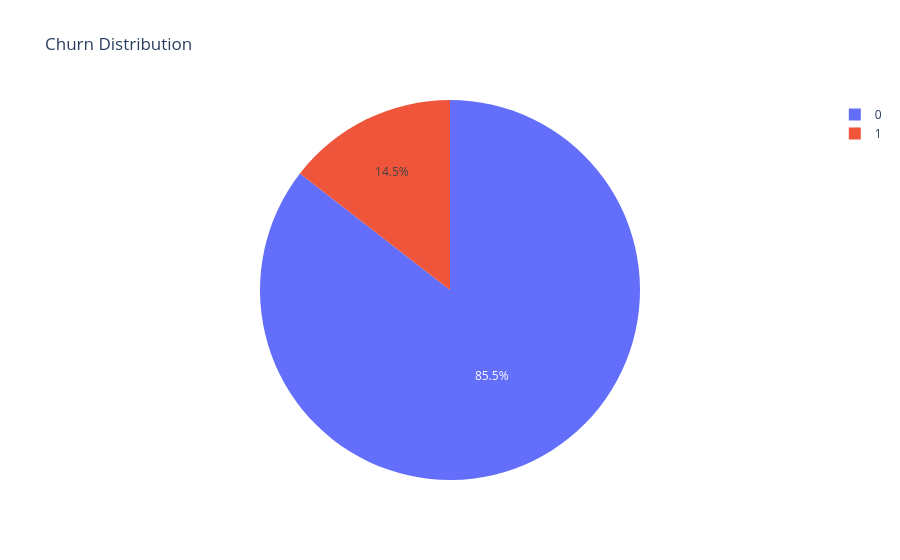

Here is the notebook cell this chart was saved with:
### Code cell
import plotly.express as px

fig = px.pie(
    df,
    names='Churn',
    title='Churn Distribution'
)

fig.show()

### Figure 1 — Plotly figure (JSON) as saved in the notebook; plotly's stock layout.template omitted (floating-point values rounded to 4 significant figures; data arrays with more than 128 entries replaced by an {"elided": "..."} marker saying what was removed)
{"data": [{"domain": {"x": [0, 1], "y": [0, 1]}, "hovertemplate": "Churn=%{label}<extra></extra>", "labels": {"elided": "3333 float values"}, "legendgroup": "", "name": "", "showlegend": true, "type": "pie"}], "layout": {"legend": {"tracegroupgap": 0}, "title": {"text": "Churn Distribution"}}}
